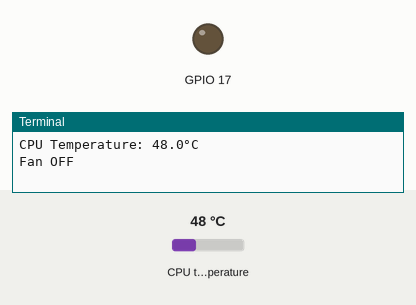
This program was run on a simulated Raspberry Pi (BCM pin numbers). On the bench: output pins drawn as LEDs (lit = HIGH), the last lines printed to the terminal. The inputs (shaded band) are chosen by the test bench; at power-on: CPU temperature 48 °C.

Above: at 1.2 s.
1.3 s: CPU temperature set to 68 °C
4.5 s: CPU temperature set to 71 °C
At 5.4 s:
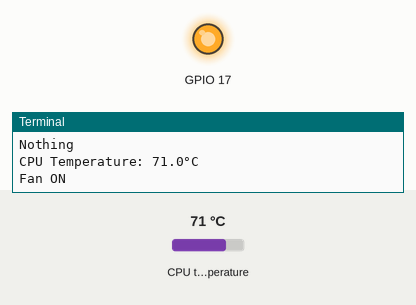
6.5 s: CPU temperature set to 62 °C
8.3 s: CPU temperature set to 59 °C
At 9.5 s:
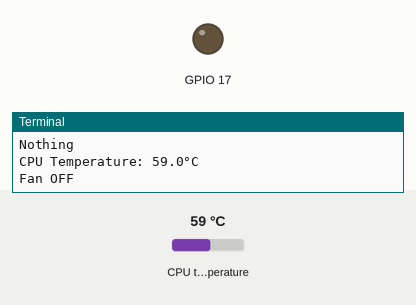
10.6 s: CPU temperature set to 84 °C
At 12.2 s:
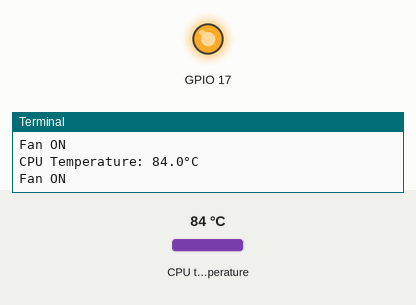
Timing chart, 0 to 13.6 s (numbered marks = the images above; inputs shaded):
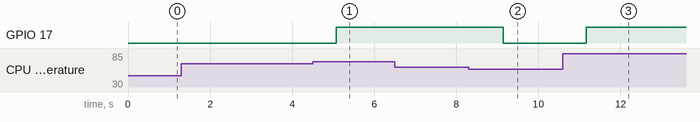

Measured:
- the behaviour switches between 69 and 70 °C on CPU temperature (found by bisection; images 0 and 1)
- the behaviour switches between 61 and 60 °C on CPU temperature (found by bisection; images 1 and 2)
- after the input at 4.5 s, GPIO 17: LOW → HIGH after 0.58 s
- after the input at 8.3 s, GPIO 17: HIGH → LOW after 0.84 s
- after the input at 10.6 s, GPIO 17: LOW → HIGH after 0.57 s

The program:

tempMeasurement.py
```python
import subprocess
import time
import gpiod

FanPin = 17
chip = gpiod.Chip('gpiochip4')
fanLine = chip.get_line(FanPin)
fanLine.request(consumer="Fan", type=gpiod.LINE_REQ_DIR_OUT)

def getTemperature():
    result = subprocess.run(["vcgencmd", "measure_temp"], capture_output=True, text=True)
    temp_str = result.stdout.strip()
    temperature = float(temp_str.split('=')[1].split('\'')[0])  # Extract numeric value
    return temperature

# Example usage
#print(f"CPU Temperature: {getTemperature()}°C")

try:
	while True:
		# Getting temperature values
		time.sleep(1)
		tempValue = getTemperature()
		print(f"CPU Temperature: {tempValue}°C")

		# Turning fan on depend upon the temperature
		if(tempValue >= 70):
			print("Fan ON")
			fanLine.set_value(1)
		elif(tempValue <= 60):
			print("Fan OFF")
			fanLine.set_value(0)
		else:
			print("Nothing")

finally:
   fanLine.release()
```
